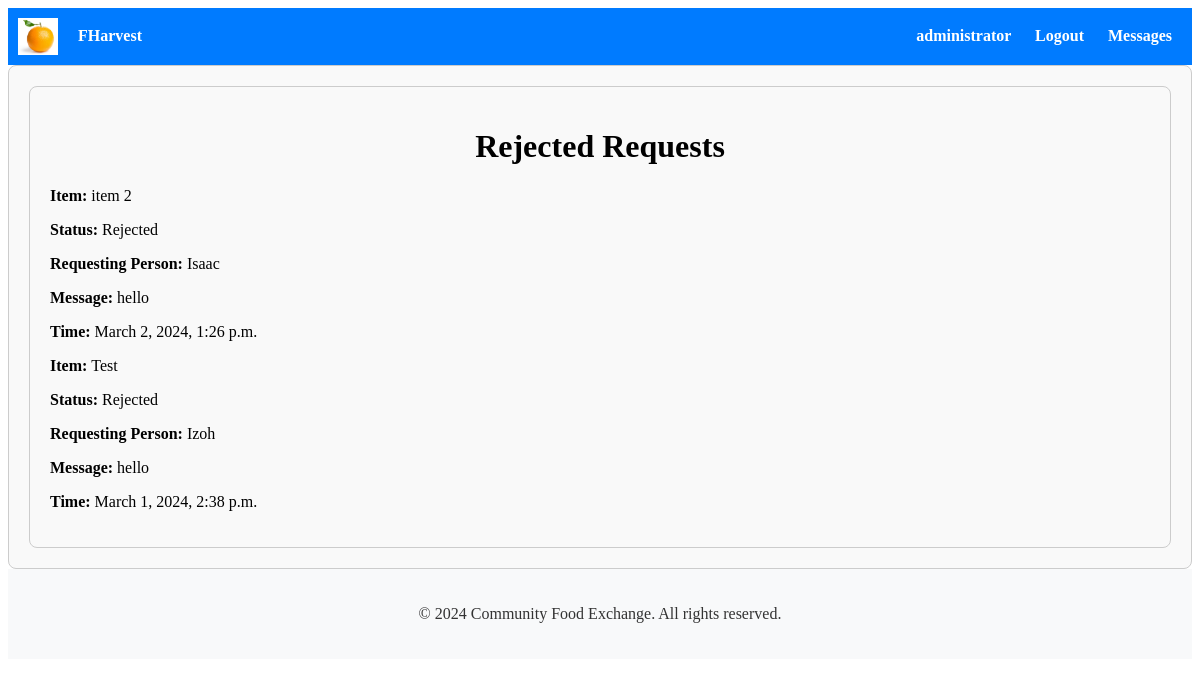
The page /exchange/rejected-requests/ (signed in) on the database its author committed.
### exchange/models.py (models this page shows, shortened)
class ExchangeRequest(models.Model):
    STATUS_CHOICES = [
        ('pending', 'Pending'),
        ('accepted', 'Accepted'),
        ('rejected', 'Rejected'),
        ('cancelled', 'Cancelled'),
    ]
    sender = models.ForeignKey(User, on_delete=models.CASCADE, related_name='exchange_sent_requests')
    receiver = models.ForeignKey(User, on_delete=models.CASCADE, related_name='exchange_received_requests')
    listing = models.ForeignKey(Listing, on_delete=models.CASCADE)
    message = models.TextField()
    status = models.CharField(max_length=20, choices=STATUS_CHOICES, default='pending')
    reason_for_cancellation = models.TextField(blank=True, null=True)
    created_at = models.DateTimeField(auto_now_add=True)

### listings/models.py (models this page shows, shortened)
class Listing(models.Model):
    user = models.ForeignKey(User, on_delete=models.CASCADE)
    item_name = models.CharField(max_length=100)
    description = models.TextField()
    quantity = models.PositiveIntegerField()
    expiration_date = models.DateField()
    created_at = models.DateTimeField(auto_now_add=True)
    image = CloudinaryField('image')  # Removed upload_to argument

### exchange/views.py (the view)
# urls.py: path('rejected-requests/', rejected_requests, name='rejected_requests'),
@login_required
def rejected_requests(request):
    rejected_requests = ExchangeRequest.objects.filter(receiver=request.user, status='Rejected').order_by('-created_at')
    rejected_count = rejected_requests.count()
    return render(request, 'exchange/rejected_requests.html', {'rejected_requests': rejected_requests, 'rejected_count': rejected_count})

### exchange/templates/exchange/rejected_requests.html
{% extends 'accounts/base.html' %}
{% block content %}
<div class="container">
  <h1>Rejected Requests</h1>
  {% if rejected_requests %}
    <div class="exchange-requests">
      {% for request in rejected_requests %}
        <div class="exchange-request">
          <p><strong>Item: </strong>{{ request.listing.item_name }}</p>
          <p><strong>Status: </strong>{{ request.status }}</p>
          <p><strong>Requesting Person: </strong>{{ request.sender }}</p>
          <p><strong>Message: </strong>{{ request.message }}</p>
          <p><strong>Time: </strong>{{ request.created_at }}</p>
        </div>
      {% endfor %}
    </div>
  {% else %}
    <p>No rejected requests yet.</p>
  {% endif %}
</div>
{% endblock %}

### accounts/templates/accounts/base.html (shortened to what this page needs)
{% load static %}
<!DOCTYPE html>
<html lang="en">
<head>
    <link rel="stylesheet" type="text/css" href="{% static 'css/style.css' %}">
    <link href="https://cdn.jsdelivr.net/npm/bootstrap-icons@1.11.3/font/bootstrap-icons.css" rel="stylesheet">
    <link rel="stylesheet" href="{% static 'path/to/compiled/bootstrap-icons.css' %}">
</head>
<body>
    <nav>
        <div class="brand-name">
            <img src="{% static 'logo.png' %}" alt="Logo" class="logo">
            <a href="{% url 'home' %}" style="color: inherit; text-decoration: none;">
                FHarvest
            </a>
        </div>
        <div class="nav-links">
            {% if user.is_authenticated %}
            <a href="{% url 'profile_update' %}">
                <span class="username">{{ user.username }}</span>
            </a>
            <a href="{% url 'logout' %}">Logout</a>
            <a href="{% if latest_conversation_id %}{% url 'conversation_detail' latest_conversation_id %}{% else %}{% url 'conversation_list' %}{% endif %}">
                Messages {% if unread_messages_count %}<span class="badge">{{ unread_messages_count }}</span>{% endif %}
            </a>
            {% else %}
            <a href="{% url 'login' %}">Login</a>
            <a href="{% url 'signup' %}">Signup</a>
            {% endif %}
        </div>
    </nav>
    <div class="container">
        {% block content %}
        {% endblock %}
    </div>
    <footer>
        <p>© 2024 Community Food Exchange. All rights reserved.</p>
    </footer>
</body>
</html>

### accounts/static/css/style.css (style rules this page uses)
.container { max-width: 1200px; margin: 0 auto; padding: 20px; }
.brand-name { display: flex; align-items: center; }
.logo { width: 50px; margin-right: 10px; }
.container { max-width: 800px; margin: 0 auto; }
.container { max-width: 800px; margin: 20px auto; padding: 20px; border: 1px solid #ccc; border-radius: 8px; background-color: #f9f9f9; }
.container h1 { text-align: center; }

### accounts/templates/accounts/base.html (style rules this page uses)
nav { background-color: #007bff; color: #fff; padding: 10px; display: flex; justify-content: space-between; align-items: center; }
nav a { color: #fff; text-decoration: none; margin: 0 10px; font-weight: bold; }
.brand-name { cursor: pointer; display: flex; align-items: center; }
.logo { width: 40px; height: auto; margin-right: 10px; }
footer { background-color: #f8f9fa; color: #333; padding: 20px; text-align: center; }
.container { max-width: 100%; margin: 0 auto; padding: 20px; box-sizing: border-box; }

### rows shown on the page
ExchangeRequest: listing.item_name "item 2", status "Rejected", sender "Isaac", message "hello", created_at "March 2, 2024, 1:26 p.m."
ExchangeRequest: listing.item_name "Test", status "Rejected", sender "Izoh", message "hello", created_at "March 1, 2024, 2:38 p.m."

### other values the page prints
{{ user.username }} "administrator"
